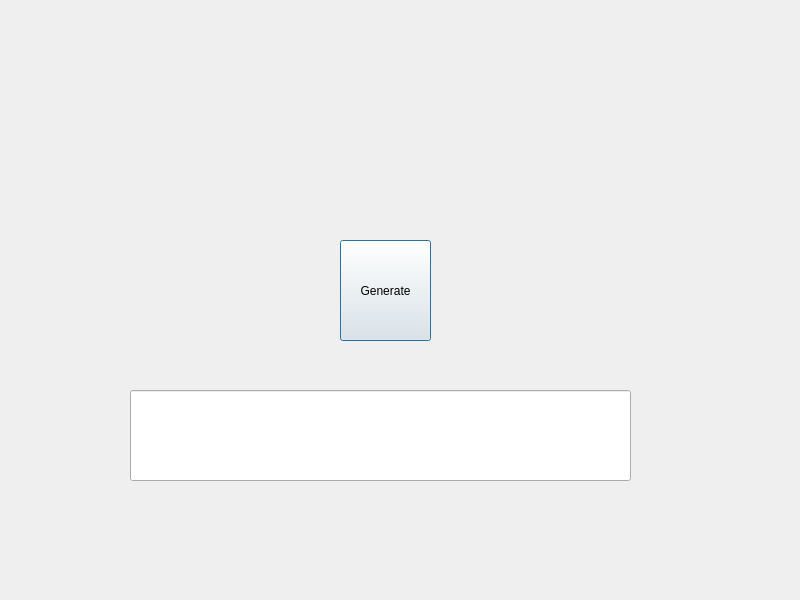
<?xml version="1.0" encoding="UTF-8"?>
<ui version="4.0">
 <class>Dialog</class>
 <widget class="QDialog" name="Dialog">
  <property name="geometry">
   <rect>
    <x>0</x>
    <y>0</y>
    <width>800</width>
    <height>600</height>
   </rect>
  </property>
  <property name="windowTitle">
   <string>Dialog</string>
  </property>
  <widget class="QPushButton" name="pb_Gen">
   <property name="geometry">
    <rect>
     <x>340</x>
     <y>240</y>
     <width>91</width>
     <height>101</height>
    </rect>
   </property>
   <property name="text">
    <string>Generate</string>
   </property>
  </widget>
  <widget class="QLineEdit" name="lineEdit">
   <property name="geometry">
    <rect>
     <x>130</x>
     <y>390</y>
     <width>501</width>
     <height>91</height>
    </rect>
   </property>
  </widget>
 </widget>
 <resources/>
 <connections/>
</ui>
